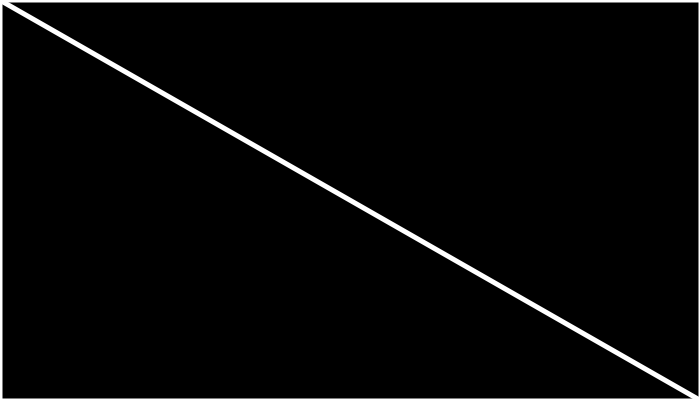
Frame 1 (no input)
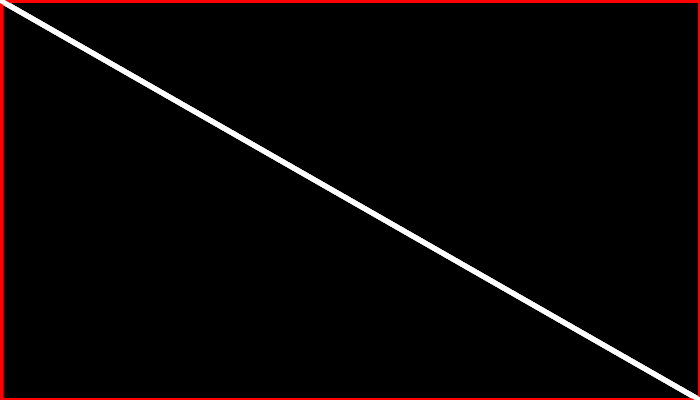
Frame 60 (the mouse pressed at the canvas centre just before this capture)
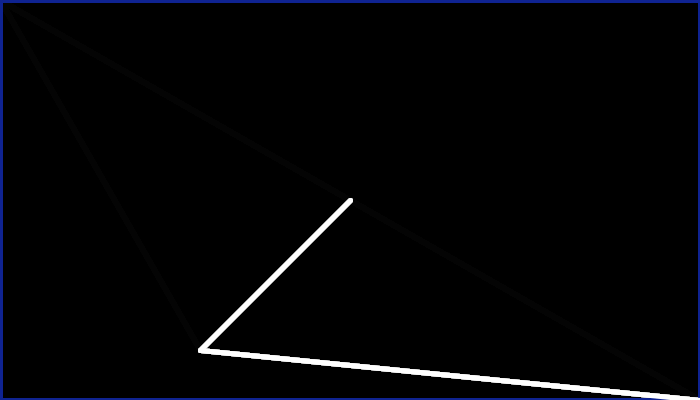
Frame 120 (the mouse held since frame 60 and released just before this capture)

The Processing sketch that drew these frames (run headless with seeded random() and noise(); from frame 60 on, the mouse is pressed at the canvas centre):

// Processing sketch: processing_36213
// ── processing_36213.pde

int noLines = 3;
int noPart = 140;


float a =1.1; //for accelleration
float speeds[] = { 2,2,2}; // speed array for line speed
float restLine[]= { 250,200,300};// array for where lines come back to rest
float disp[] = { 0,0,0};
float x=0;

boolean mousemoving;

void setup() {
  size(700,400); 
  background(0); 
  stroke(255);
  smooth();
  strokeWeight(4);
  frameRate(60);


}
void mouseDragged() {
  fill(255, 90);
  line(0,0,mouseX,mouseY);

}

void draw() {
  ///this makes the particles fade
  fill (0,30);
  rect(0,0,700,400);
  //background(0);
  
  stroke(255);
  strokeWeight(5);
  line(pmouseX, pmouseY, mouseY, mouseX);
  line(width, height, mouseY, mouseX);

  
//// makes them move to the mouse and go back to rest
  if (mousemoving) {
    for (int i = 0; i < noLines; i=i+1) {
      speeds[i] = speeds[i]*a;//makes speed accelerate with more mouse movement
      
      if (restLine[i]+disp[i] < mouseX) {
        disp[i] += speeds[i];
      }
      if (restLine[i]+disp[i] > mouseX) {// displacement of line, line follows mouse up or down
        disp[i] -= speeds[i];
      }
    }
  }else{
    
     speeds[0] = speeds[0]*a;
     speeds[1] = speeds[1]*a;
     speeds[2] = speeds[2]*a;
     
    for (int i = 0; i < noLines; i++) {
      if(disp[i] < 0) {
        disp[i] += speeds[i];

      }
      if (disp[i] > 0) {
        disp[i] -= speeds[i];
      }
    }
  }

  // this draws the lines
  
  if (mousePressed){
    stroke(15,35,145);
  }else{
    stroke(255,0,0);
  }
//
   // for (int i = 0; i < noLines; i++) {
    // for (int k = 1; k <= noPart; k++){
       //xbuffer = mouseX/10;
      // stroke(abs(disp[i]));
      // stroke(255,0,0,20);
       //println(abs(disp[i]);
      //line( (width/noPart)*k, restLine[i]+(disp[i]/700)*mouseX, (width/noPart)*k + 1, restLine[i]+(disp[i]/700)*mouseX);
   //  float distMousePoint = dist(mouseX,mouseY, width/noPart*k, restLine[i]+(disp[i]/width)*mouseX);
     
     //float dist_to_point = dist(mouseX, mouseY*noLines, width/noPart*k, restLine[i]+(disp[i]/700)*mouseX);
      
      //line( (width/noPart)*k, restLine[i]-(disp[i]/400)*(500-dist_to_point), (width/noPart)*k + 1, restLine[i]-(disp[i]/400)*(500-dist_to_point));
      //line( restLine[i]-(disp[i]/400)*(700-dist_to_point), (xbuffer+width/noPart)*k,   restLine[i]-(disp[i]/400)*(700-dist_to_point), (xbuffer+width/noPart)*k + 1);
     
      //ellipse(k*10, restLine[i]-(disp[i]/400)*(500-dist_to_point), 10, 10);

  }
  // }
  
  //this resets mouse moving to 1 before accelerating back to rest
/*  if (mousemoving){
     speeds[0] = 1;
     speeds[1] = 1;
     speeds[2] = 1;
  }
  mousemoving = false;
  
}*/
/*void mouseMoved() {
  mousemoving = true;
  //changes speeds acording to mouses position
   if (mouseY <= height/ noLines && mouseY >= 0){
     speeds[0] = 2;
     speeds[1] = 1;
     speeds[2] = 0;
   }
   if (mouseY <= (height/ noLines)*2 && mouseY > height/ noLines){
     speeds[0] = 1;
     speeds[1] = 2;
     speeds[2] = 1;
   }
   if (mouseY <= (height/ noLines)*3 && mouseY > (height/ noLines)*2){
     speeds[0] = 0;
     speeds[1] = 1;
     speeds[2] = 2;
   }
}*/


  
